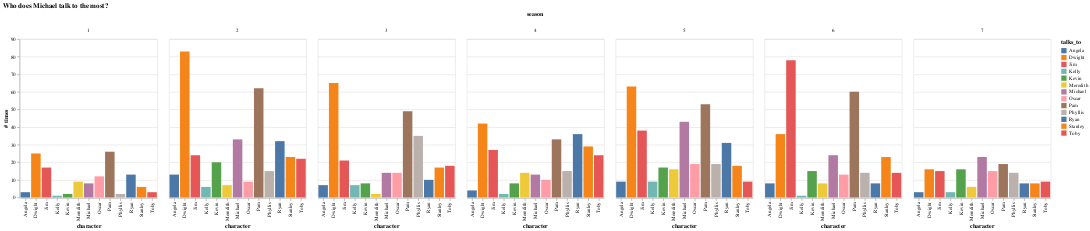

The notebook cell this image was saved under:
### Code cell
make_bar_chart_by_season(mentions_by_season_long, character="Michael")

### Figure 1 — Vega-Lite specification as saved in the notebook (floating-point values rounded to 4 significant figures)
{"usermeta": {"embedOptions": {"theme": "fivethirtyeight"}}, "config": {"view": {"continuousWidth": 400, "continuousHeight": 300}, "background": "white"}, "data": {"name": "data-b4326a401a7dfde2c70112a2b3a4e29a"}, "mark": "bar", "encoding": {"color": {"type": "nominal", "field": "talks_to"}, "column": {"type": "ordinal", "field": "season"}, "x": {"type": "nominal", "axis": {"labelAngle": -90}, "field": "talks_to", "sort": {"field": "talks_to", "order": "ascending"}, "title": "character"}, "y": {"type": "quantitative", "aggregate": "sum", "field": "value", "title": "# times"}}, "title": "Who does Michael talk to the most?", "$schema": "https://vega.github.io/schema/vega-lite/v4.8.1.json", "datasets": {"data-b4326a401a7dfde2c70112a2b3a4e29a": [{"character": "Michael", "season": 1, "talks_to": "Angela", "value": 3}, {"character": "Michael", "season": 2, "talks_to": "Angela", "value": 13}, {"character": "Michael", "season": 3, "talks_to": "Angela", "value": 7}, {"character": "Michael", "season": 4, "talks_to": "Angela", "value": 4}, {"character": "Michael", "season": 5, "talks_to": "Angela", "value": 9}, {"character": "Michael", "season": 6, "talks_to": "Angela", "value": 8}, {"character": "Michael", "season": 7, "talks_to": "Angela", "value": 3}, {"character": "Michael", "season": 1, "talks_to": "Dwight", "value": 25}, {"character": "Michael", "season": 2, "talks_to": "Dwight", "value": 83}, {"character": "Michael", "season": 3, "talks_to": "Dwight", "value": 65}, {"character": "Michael", "season": 4, "talks_to": "Dwight", "value": 42}, {"character": "Michael", "season": 5, "talks_to": "Dwight", "value": 63}, {"character": "Michael", "season": 6, "talks_to": "Dwight", "value": 36}, {"character": "Michael", "season": 7, "talks_to": "Dwight", "value": 16}, {"character": "Michael", "season": 1, "talks_to": "Jim", "value": 17}, {"character": "Michael", "season": 2, "talks_to": "Jim", "value": 24}, {"character": "Michael", "season": 3, "talks_to": "Jim", "value": 21}, {"character": "Michael", "season": 4, "talks_to": "Jim", "value": 27}, {"character": "Michael", "season": 5, "talks_to": "Jim", "value": 38}, {"character": "Michael", "season": 6, "talks_to": "Jim", "value": 78}, {"character": "Michael", "season": 7, "talks_to": "Jim", "value": 15}, {"character": "Michael", "season": 1, "talks_to": "Kelly", "value": 1}, {"character": "Michael", "season": 2, "talks_to": "Kelly", "value": 6}, {"character": "Michael", "season": 3, "talks_to": "Kelly", "value": 7}, {"character": "Michael", "season": 4, "talks_to": "Kelly", "value": 2}, {"character": "Michael", "season": 5, "talks_to": "Kelly", "value": 9}, {"character": "Michael", "season": 6, "talks_to": "Kelly", "value": 1}, {"character": "Michael", "season": 7, "talks_to": "Kelly", "value": 3}, {"character": "Michael", "season": 1, "talks_to": "Kevin", "value": 2}, {"character": "Michael", "season": 2, "talks_to": "Kevin", "value": 20}, {"character": "Michael", "season": 3, "talks_to": "Kevin", "value": 8}, {"character": "Michael", "season": 4, "talks_to": "Kevin", "value": 8}, {"character": "Michael", "season": 5, "talks_to": "Kevin", "value": 17}, {"character": "Michael", "season": 6, "talks_to": "Kevin", "value": 15}, {"character": "Michael", "season": 7, "talks_to": "Kevin", "value": 16}, {"character": "Michael", "season": 1, "talks_to": "Meredith", "value": 9}, {"character": "Michael", "season": 2, "talks_to": "Meredith", "value": 7}, {"character": "Michael", "season": 3, "talks_to": "Meredith", "value": 2}, {"character": "Michael", "season": 4, "talks_to": "Meredith", "value": 14}, {"character": "Michael", "season": 5, "talks_to": "Meredith", "value": 16}, {"character": "Michael", "season": 6, "talks_to": "Meredith", "value": 8}, {"character": "Michael", "season": 7, "talks_to": "Meredith", "value": 6}, {"character": "Michael", "season": 1, "talks_to": "Michael", "value": 8}, {"character": "Michael", "season": 2, "talks_to": "Michael", "value": 33}, {"character": "Michael", "season": 3, "talks_to": "Michael", "value": 14}, {"character": "Michael", "season": 4, "talks_to": "Michael", "value": 13}, {"character": "Michael", "season": 5, "talks_to": "Michael", "value": 43}, {"character": "Michael", "season": 6, "talks_to": "Michael", "value": 24}, {"character": "Michael", "season": 7, "talks_to": "Michael", "value": 23}, {"character": "Michael", "season": 1, "talks_to": "Oscar", "value": 12}, {"character": "Michael", "season": 2, "talks_to": "Oscar", "value": 9}, {"character": "Michael", "season": 3, "talks_to": "Oscar", "value": 14}, {"character": "Michael", "season": 4, "talks_to": "Oscar", "value": 10}, {"character": "Michael", "season": 5, "talks_to": "Oscar", "value": 19}, {"character": "Michael", "season": 6, "talks_to": "Oscar", "value": 13}, {"character": "Michael", "season": 7, "talks_to": "Oscar", "value": 15}, {"character": "Michael", "season": 1, "talks_to": "Pam", "value": 26}, {"character": "Michael", "season": 2, "talks_to": "Pam", "value": 62}, {"character": "Michael", "season": 3, "talks_to": "Pam", "value": 49}, {"character": "Michael", "season": 4, "talks_to": "Pam", "value": 33}, {"character": "Michael", "season": 5, "talks_to": "Pam", "value": 53}, {"character": "Michael", "season": 6, "talks_to": "Pam", "value": 60}, {"character": "Michael", "season": 7, "talks_to": "Pam", "value": 19}, {"character": "Michael", "season": 1, "talks_to": "Phyllis", "value": 2}, {"character": "Michael", "season": 2, "talks_to": "Phyllis", "value": 15}, {"character": "Michael", "season": 3, "talks_to": "Phyllis", "value": 35}, {"character": "Michael", "season": 4, "talks_to": "Phyllis", "value": 15}, {"character": "Michael", "season": 5, "talks_to": "Phyllis", "value": 19}, {"character": "Michael", "season": 6, "talks_to": "Phyllis", "value": 14}, {"character": "Michael", "season": 7, "talks_to": "Phyllis", "value": 14}, {"character": "Michael", "season": 1, "talks_to": "Ryan", "value": 13}, {"character": "Michael", "season": 2, "talks_to": "Ryan", "value": 32}, {"character": "Michael", "season": 3, "talks_to": "Ryan", "value": 10}, {"character": "Michael", "season": 4, "talks_to": "Ryan", "value": 36}, {"character": "Michael", "season": 5, "talks_to": "Ryan", "value": 31}, {"character": "Michael", "season": 6, "talks_to": "Ryan", "value": 8}, {"character": "Michael", "season": 7, "talks_to": "Ryan", "value": 8}, {"character": "Michael", "season": 1, "talks_to": "Stanley", "value": 6}, {"character": "Michael", "season": 2, "talks_to": "Stanley", "value": 23}, {"character": "Michael", "season": 3, "talks_to": "Stanley", "value": 17}, {"character": "Michael", "season": 4, "talks_to": "Stanley", "value": 29}, {"character": "Michael", "season": 5, "talks_to": "Stanley", "value": 18}, {"character": "Michael", "season": 6, "talks_to": "Stanley", "value": 23}, {"character": "Michael", "season": 7, "talks_to": "Stanley", "value": 8}, {"character": "Michael", "season": 1, "talks_to": "Toby", "value": 3}, {"character": "Michael", "season": 2, "talks_to": "Toby", "value": 22}, {"character": "Michael", "season": 3, "talks_to": "Toby", "value": 18}, {"character": "Michael", "season": 4, "talks_to": "Toby", "value": 24}, {"character": "Michael", "season": 5, "talks_to": "Toby", "value": 9}, {"character": "Michael", "season": 6, "talks_to": "Toby", "value": 14}, {"character": "Michael", "season": 7, "talks_to": "Toby", "value": 9}]}}
